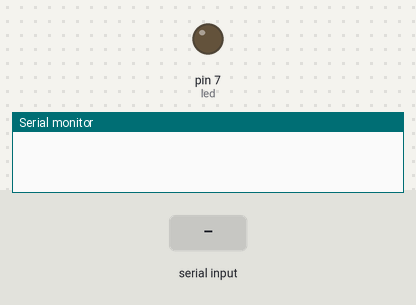
The sketch below on a simulated Arduino Uno, built with avr-gcc and run on an emulated ATmega328P. On the bench: output pins drawn as LEDs (lit = HIGH), the last lines printed to the serial monitor. The inputs (shaded band) are chosen by the test bench.

Above: at 1.2 s.
1.3 s: "1" received over the second serial link
At 2.6 s:
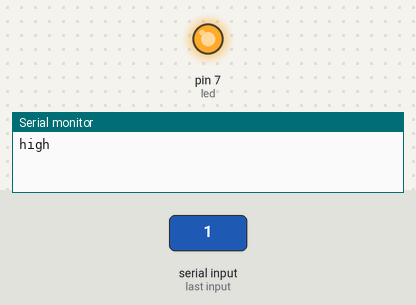
Timing chart, 0 to 4.3 s (numbered marks = the images above; inputs shaded):
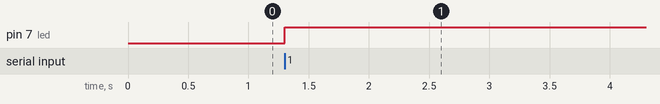

Measured:
- after the input at 1.3 s, pin 7 (led): LOW → HIGH at once

The sketch:

kaoriXBEE_receiver.ino
```cpp
#include <SoftwareSerial.h> //for setting pins 2 and 3 on the arduino to act as TX and RX
//#include <XBee.h>
//#define XBee Serial
SoftwareSerial xbeeSerial(2,3);


//XBee xbee = XBee();
//XBeeResponse response = XBeeResponse();
// create reusable response objects for responses we expect to handle
//Rx16Response rx16 = Rx16Response();
//Rx64Response rx64 = Rx64Response();

//uint8_t option = 0;
//uint8_t data = 0;

//int data=0;
int8_t data = 0;
int led=7;

void setup() {
  Serial.begin(115200); //this baud rate must match that of the configured xbee
  //xbee.setSerial(Serial);
  xbeeSerial.begin(115200);
  pinMode(led,OUTPUT);

}

void loop() {
  //Serial.println("cereal is yum");
  /*xbee.readPacket();

  if (xbee.getResponse().isAvailable()) {

    if (xbee.getResponse().getApiId() == RX_16_RESPONSE || xbee.getResponse().getApiId() == RX_64_RESPONSE) {
          // got a rx packet

          if (xbee.getResponse().getApiId() == RX_16_RESPONSE) {
            xbee.getResponse().getRx16Response(rx16);
            option = rx16.getOption();
            data = rx16.getData(0);
          } else {
            xbee.getResponse().getRx64Response(rx64);
            option = rx64.getOption();
            data = rx64.getData(0);
          }
    }
  }*/
  if(xbeeSerial.available()) { //check to see if XBee is receiving
    data=xbeeSerial.read();
    if (data>=1) {
      digitalWrite(led,HIGH);
      Serial.println("high");
      //Serial.println(data);
     }

    if (data<=0){
      digitalWrite(led,LOW);
      Serial.println("low");
      //Serial.println(data);
    }

    //Serial.println("whatsup");
  }
}
```
